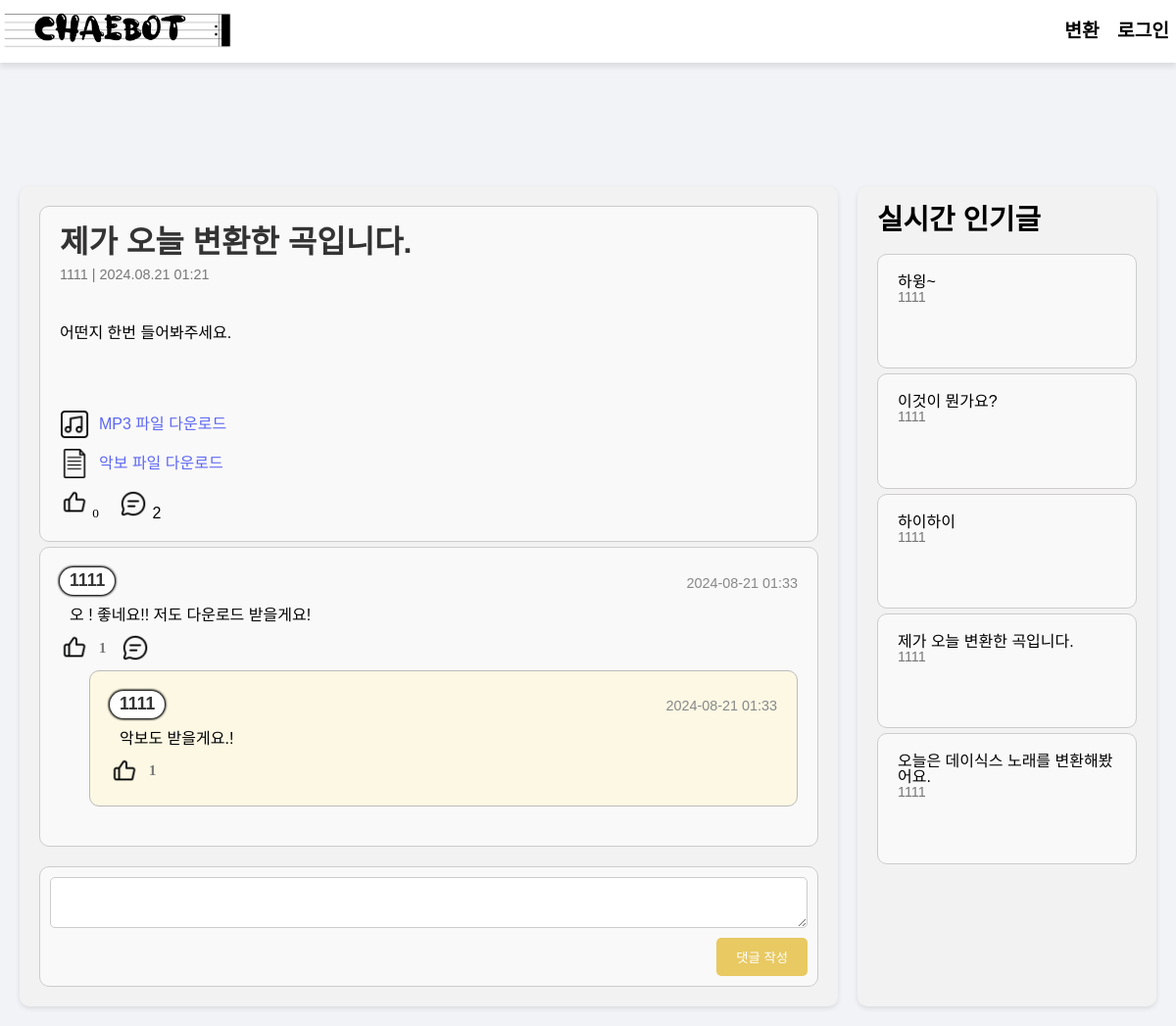
Page /post/6/ on the committed database.
### myapp/models.py (models this page shows, shortened)
class Post(models.Model):
    author = models.ForeignKey(settings.AUTH_USER_MODEL, on_delete=models.CASCADE)
    title = models.CharField(max_length=200)
    content = models.TextField()
    genre = models.CharField(max_length=100)
    mp3_file = models.FileField(upload_to="mp3s/", blank=True, null=True)
    sheet_file = models.FileField(upload_to="sheets/", blank=True, null=True)
    created_at = models.DateTimeField(auto_now_add=True)
    likes = models.ManyToManyField(
        settings.AUTH_USER_MODEL, related_name="liked_posts", blank=True
    )
    def total_likes(self):
        return self.likes.count()

class CustomUser(AbstractUser):
    user_id = models.CharField(max_length=150, unique=True)
    email = models.EmailField(unique=True)
    age_group = models.CharField(max_length=10, blank=True, null=True)
    gender = models.CharField(max_length=10, blank=True, null=True)
    genres = models.CharField(max_length=255, blank=True, null=True)  # 새로운 필드 추가
    username = models.CharField(max_length=150)
    USERNAME_FIELD = "user_id"
    REQUIRED_FIELDS = ["email"]

class Comment(models.Model):
    post = models.ForeignKey(Post, related_name="comments", on_delete=models.CASCADE)
    author = models.ForeignKey(settings.AUTH_USER_MODEL, on_delete=models.CASCADE)
    content = models.TextField()
    created_at = models.DateTimeField(auto_now_add=True)
    likes = models.ManyToManyField(
        settings.AUTH_USER_MODEL, related_name="liked_comments", blank=True
    )
    def total_likes(self):
        return self.likes.count()

class Reply(models.Model):
    comment = models.ForeignKey(
        Comment, related_name="replies", on_delete=models.CASCADE
    )
    author = models.ForeignKey(settings.AUTH_USER_MODEL, on_delete=models.CASCADE)
    content = models.TextField()
    created_at = models.DateTimeField(auto_now_add=True)
    likes = models.ManyToManyField(
        settings.AUTH_USER_MODEL, related_name="liked_replies", blank=True
    )
    def total_likes(self):
        return self.likes.count()

### myapp/views.py (the view)
# urls.py: path("post/<int:post_id>/", v.post_detail, name="post_detail"),
def post_detail(request, post_id):
    post = get_object_or_404(Post, id=post_id)
    total_comments = post.comments.count()
    for comment in post.comments.all():
        total_comments += comment.replies.count()
    popular_posts = Post.objects.order_by("-likes")[:5]
    context = {
        "post": post,
        "total_comments": total_comments,
        "popular_posts": popular_posts,
    }
    return render(request, "post_detail.html", context)

### myapp/templates/post_detail.html (shortened to what this page needs)
<!DOCTYPE html>
<html lang="ko">
<head>
    {% load static %}
    <link rel="stylesheet" href="{% static 'css/reset.css' %}">
    <link rel="stylesheet" href="{% static 'css/style.css' %}">
</head>
<body>
    <nav class="navbar">
        <div class="navbar-logo">
            <a href="/"><img src="{% static 'img/logo.png' %}" alt="MP3 to Drum Sheet Converter"></a>
        </div>
        <div class="navbar-menu">
            <a href="{% url 'index' %}" class="active">변환</a>
            {% if user.is_authenticated %}
                <a href="{% url 'chaetting_view' %}" class="active">Chaetting</a>
                <a href="{% url 'logout' %}" class="active">로그아웃</a>
            {% else %}
                <a href="login" class="active" action="{% url 'logout' %}">로그인</a>
            {% endif %}
        </div>
    </nav>
    <main>
        <div class="container">
            <div class="post-detail">
                <div class="post">
                    <h1>{{ post.title }}</h1>
                    <small>{{ post.author.username }} | {{ post.created_at|date:"Y.m.d H:i" }}</small>
                    <p>{{ post.content }}</p>
                    <div class="attachment">
                        {% if post.mp3_file %}
                            <a href="{{ post.mp3_file.url }}" download>
                                <img src="{% static 'img/mp3.png' %}" alt="MP3" class="like-comment-icons"> MP3 파일 다운로드
                            </a>
                        {% endif %}
                        {% if post.sheet_file %}
                            <a href="{{ post.sheet_file.url }}" download>
                                <img src="{% static 'img/note.png' %}" alt="Sheet" class="like-comment-icons"> 악보 파일 다운로드
                            </a>
                        {% endif %}
                    </div>
                    <div class="post-actions">
                        <form method="post" action="{% url 'like_post' post.id %}">
                            <button type="submit" style="background: none; border: none;">
                                {% if user in post.likes.all %}
                                    <img src="{% static 'img/pressed_good.png' %}" alt="Like" class="like-comment-icons">
                                {% else %}
                                    <img src="{% static 'img/bold_like.png' %}" alt="Like" class="like-comment-icons">
                                {% endif %}
                                <span>{{ post.total_likes }}</span>
                            </button>
                        </form>
                        <div>
                            <img src="{% static 'img/comment.png' %}" alt="Comment" class="like-comment-icons">
                            <span>{{ total_comments }}</span>
                        </div>
                    </div>
                </div>
                <div id="comments" class="comments">
                    {% for comment in post.comments.all %}
                    <div class="comment">
                        <div class="comment-header">
                            <span class="comment-author">{{ comment.author.username }}</span>
                            <span class="comment-date">{{ comment.created_at|date:"Y-m-d H:i" }}</span>
                        </div>
                        <div class="comment-body">{{ comment.content }}</div>
                        <div class="comment-action-btns">
                            <form method="post" action="{% url 'like_comment' comment.id %}">
                                <button type="submit">
                                    {% if user in comment.likes.all %}
                                        <img src="{% static 'img/pressed_good.png' %}" alt="Like" class="like-comment-icons">
                                    {% else %}
                                        <img src="{% static 'img/bold_like.png' %}" alt="Like" class="like-comment-icons">
                                    {% endif %}
                                    <span>{{ comment.total_likes }}</span>
                                </button>
                            </form>
                            <button onclick="toggleReplyForm({{ comment.id }})">
                                <img src="{% static 'img/comment.png' %}" alt="Reply" class="like-comment-icons">
                            </button>
                        </div>
                        {% for reply in comment.replies.all %}
                        <div class="reply">
                            <div class="reply-header">
                                <span class="reply-author">{{ reply.author.username }}</span>
                                <span class="comment-date">{{ reply.created_at|date:"Y-m-d H:i" }}</span>
                            </div>
                            <div class="reply-body">{{ reply.content }}</div>
                            <div class="comment-action-btns">
                                <form method="post" action="{% url 'like_reply' reply.id %}">
                                    <button type="submit">
                                        {% if user in reply.likes.all %}
                                            <img src="{% static 'img/pressed_good.png' %}" alt="Like" class="like-comment-icons">
                                        {% else %}
                                            <img src="{% static 'img/bold_like.png' %}" alt="Like" class="like-comment-icons">
                                        {% endif %}
                                        <span>{{ reply.total_likes }}</span>
                                    </button>
                                </form>
                            </div>
                        </div>
                        {% endfor %}
                    </div>
                    {% endfor %}
                </div>
                <form class="comment-form" method="post" action="{% url 'add_comment' post.id %}">
                    <textarea name="content"></textarea>
                    <button type="submit">댓글 작성</button>
                </form>
            </div>
            <div class="sidebar">
                <h3>실시간 인기글</h3>
                {% for popular_post in popular_posts %}
                <div class="post">
                    <h4>{{ popular_post.title }}</h4>
                    <small>{{ popular_post.author.username }}</small>
                </div>
                {% endfor %}
            </div>
        </div>
    </main>
</body>
</html>

### staticfiles/css/style.css (style rules this page uses)
:root { --main--green--color: #048271; --main--gray--color: #e6e6e6; --light--green--color: #9fcbc9; --dark--gray--color: #5b5b5b; }
body { background-color: #f2f3f7; font-family: Pretendard; }
button { font-family: Pretendard; }
main { padding-top: 70px; width: 1200px; margin: 0 auto; }

### myapp/templates/post_detail.html (style rules this page uses)
body { font-family: 'NEXON Lv1 Gothic OTF', Arial, sans-serif; margin-top: 100px; }
.navbar-logo img { max-height: 100px; max-width: 240px; }
.navbar { width: 100%; background-color: rgba(255, 255, 255, 0.98); box-shadow: 0 4px 6px rgba(0, 0, 0, 0.1); display: flex; justify-content: space-between; align-items: center; padding: 10px 0px; position: fixed; top: 0; left: 0; z-index: 2000; height: auto; min-height: 50px; }
.navbar-logo a { text-decoration: none; color: #007BFF; font-size: 1rem; font-weight: bold; }
.navbar-menu a.active { color: #000; font-weight: bold; }
.navbar-menu a { text-decoration: none; color: #666; padding: 5px 7px; font-size: 1.2rem; font-family: 'TheJamsil5Bold', Arial, sans-serif; }
.container { display: flex; justify-content: space-between; padding: 20px; }
.post-detail, .sidebar { background-color: #f2f2f2; padding: 20px; border-radius: 10px; box-shadow: 0 2px 5px rgba(0,0,0,0.1); }
.post-detail { flex: 3; margin-right: 20px; }
.sidebar { flex: 1; }
.post, .comment { background-color: #fffdfda8; border: 1px solid #ccc; padding: 20px; margin-bottom: 5px; border-radius: 10px; }
.reply { background-color: #fcf8e4; border: 1px solid #bbb; padding: 20px; margin-top: 8px; margin-bottom: 20px; margin-left: 30px; border-radius: 10px; }
.post h1 { color: #333; font-size: 2em; font-weight: bold; margin-bottom: 10px; }
.post small { font-size: 0.9em; color: #777; display: block; margin-bottom: 45px; }
.post p { margin-bottom: 70px; }
.comment-header, .reply-header { display: flex; justify-content: space-between; align-items: center; margin-bottom: 10px; }
.comment-author, .reply-author { margin-bottom: 3px; font-size: 1.1em; font-weight: bold; color: #333; background-color: #ffffff; padding: 5px 10px; border-radius: 15px; box-shadow: 0 0 3px rgb(0, 0, 0), 0 0 3px rgb(0, 0, 0), 0 0 3px rgb(0, 0, 0), 0 0 3px rgb(0, 0, 0); }
.comment-date { font-size: 0.9em; color: #888; }
.comment-body, .reply-body { margin-left: 10px; }
.comment-action-btns { display: flex; gap: 15px; margin-top: 10px; }
.comment-action-btns button { background: none; border: none; color: #777; cursor: pointer; display: flex; align-items: center; gap: 5px; }
.comment-action-btns img { margin-right: 5px; }
.comment-action-btns span { font-size: 1.1em; font-weight: bold; }
.like-comment-icons { width: 30px; height: 30px; }
.attachment { margin-top: 20px; }
.attachment a { display: flex; align-items: center; margin-bottom: 10px; color: #5C67F2; text-decoration: none; }
.attachment a img { margin-right: 10px; }
.reply-form, .comment-form { margin-top: 20px; padding: 10px; background-color: #f9f9f9; border: 1px solid #ccc; border-radius: 10px; display: flex; flex-direction: column; align-items: flex-end; }
.reply-form textarea, .comment-form textarea { width: 100%; padding: 10px; border: 1px solid #ccc; border-radius: 5px; margin-bottom: 10px; }
.reply-form button, .comment-form button { padding: 10px 20px; border: none; border-radius: 5px; background-color: #e8c962; color: white; cursor: pointer; font-family: 'NEXON Lv1 Gothic OTF', Arial, sans-serif; }
.post-actions { display: flex; align-items: center; gap: 20px; }
.sidebar h3 { font-size: 1.8em; font-weight: bold; margin-bottom: 20px; }

### rows in the picture
Post: title "제가 오늘 변환한 곡입니다.", author.username "1111", created_at "2024.08.21 01:21", content "어떤지 한번 들어봐주세요.", total_likes "0"
Comment: author.username "1111", created_at "2024-08-21 01:33", content "오 ! 좋네요!! 저도 다운로드 받을게요!", total_likes "1"
Reply: author.username "1111", created_at "2024-08-21 01:33", content "악보도 받을게요.!", total_likes "1"
Post: title "하윙~", author.username "1111"
Post: title "이것이 뭔가요?", author.username "1111"
Post: title "하이하이", author.username "1111"
Post: title "오늘은 데이식스 노래를 변환해봤어요.", author.username "1111"

### other values in the picture
{{ total_comments }} "2"
